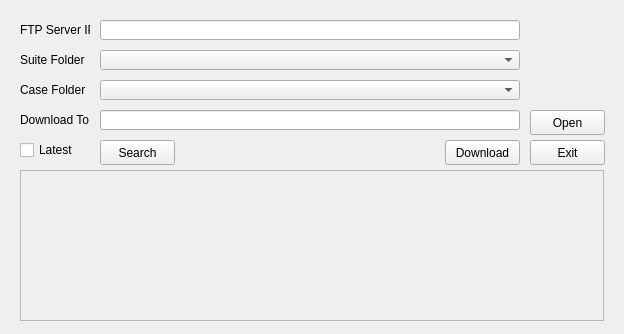
<?xml version="1.0" encoding="UTF-8"?>
<ui version="4.0">
 <class>Form</class>
 <widget class="QWidget" name="Form">
  <property name="geometry">
   <rect>
    <x>0</x>
    <y>0</y>
    <width>624</width>
    <height>334</height>
   </rect>
  </property>
  <property name="windowTitle">
   <string>Advantech_DQA</string>
  </property>
  <widget class="QPushButton" name="pushButton">
   <property name="geometry">
    <rect>
     <x>445</x>
     <y>140</y>
     <width>75</width>
     <height>25</height>
    </rect>
   </property>
   <property name="text">
    <string>Download</string>
   </property>
  </widget>
  <widget class="QLabel" name="label_1">
   <property name="geometry">
    <rect>
     <x>20</x>
     <y>20</y>
     <width>70</width>
     <height>20</height>
    </rect>
   </property>
   <property name="text">
    <string>FTP Server IP</string>
   </property>
  </widget>
  <widget class="QLabel" name="label_2">
   <property name="geometry">
    <rect>
     <x>20</x>
     <y>110</y>
     <width>70</width>
     <height>20</height>
    </rect>
   </property>
   <property name="text">
    <string>Download To</string>
   </property>
  </widget>
  <widget class="QLabel" name="label_3">
   <property name="geometry">
    <rect>
     <x>20</x>
     <y>50</y>
     <width>70</width>
     <height>20</height>
    </rect>
   </property>
   <property name="text">
    <string>Suite Folder</string>
   </property>
  </widget>
  <widget class="QLabel" name="label_4">
   <property name="geometry">
    <rect>
     <x>20</x>
     <y>80</y>
     <width>70</width>
     <height>20</height>
    </rect>
   </property>
   <property name="text">
    <string>Case Folder</string>
   </property>
  </widget>
  <widget class="QPushButton" name="pushButton_2">
   <property name="geometry">
    <rect>
     <x>530</x>
     <y>110</y>
     <width>75</width>
     <height>25</height>
    </rect>
   </property>
   <property name="text">
    <string>Open</string>
   </property>
  </widget>
  <widget class="QListView" name="listView">
   <property name="geometry">
    <rect>
     <x>20</x>
     <y>170</y>
     <width>571</width>
     <height>151</height>
    </rect>
   </property>
  </widget>
  <widget class="QPushButton" name="pushButton_3">
   <property name="geometry">
    <rect>
     <x>100</x>
     <y>140</y>
     <width>75</width>
     <height>25</height>
    </rect>
   </property>
   <property name="text">
    <string>Search</string>
   </property>
  </widget>
  <widget class="QScrollArea" name="scrollArea">
   <property name="geometry">
    <rect>
     <x>20</x>
     <y>170</y>
     <width>584</width>
     <height>151</height>
    </rect>
   </property>
   <property name="widgetResizable">
    <bool>true</bool>
   </property>
   <widget class="QWidget" name="scrollAreaWidgetContents_2">
    <property name="geometry">
     <rect>
      <x>0</x>
      <y>0</y>
      <width>582</width>
      <height>149</height>
     </rect>
    </property>
   </widget>
  </widget>
  <widget class="QCheckBox" name="checkBox">
   <property name="enabled">
    <bool>true</bool>
   </property>
   <property name="geometry">
    <rect>
     <x>20</x>
     <y>140</y>
     <width>70</width>
     <height>20</height>
    </rect>
   </property>
   <property name="text">
    <string>Latest</string>
   </property>
  </widget>
  <widget class="QComboBox" name="comboBox">
   <property name="geometry">
    <rect>
     <x>100</x>
     <y>80</y>
     <width>420</width>
     <height>20</height>
    </rect>
   </property>
  </widget>
  <widget class="QComboBox" name="comboBox_2">
   <property name="geometry">
    <rect>
     <x>100</x>
     <y>50</y>
     <width>420</width>
     <height>20</height>
    </rect>
   </property>
  </widget>
  <widget class="QLineEdit" name="lineEdit">
   <property name="geometry">
    <rect>
     <x>100</x>
     <y>110</y>
     <width>420</width>
     <height>20</height>
    </rect>
   </property>
  </widget>
  <widget class="QLineEdit" name="lineEdit_2">
   <property name="geometry">
    <rect>
     <x>100</x>
     <y>20</y>
     <width>420</width>
     <height>20</height>
    </rect>
   </property>
   <property name="text">
    <string/>
   </property>
  </widget>
  <widget class="QPushButton" name="pushButton_4">
   <property name="geometry">
    <rect>
     <x>530</x>
     <y>140</y>
     <width>75</width>
     <height>25</height>
    </rect>
   </property>
   <property name="text">
    <string>Exit</string>
   </property>
  </widget>
 </widget>
 <resources/>
 <connections/>
</ui>
